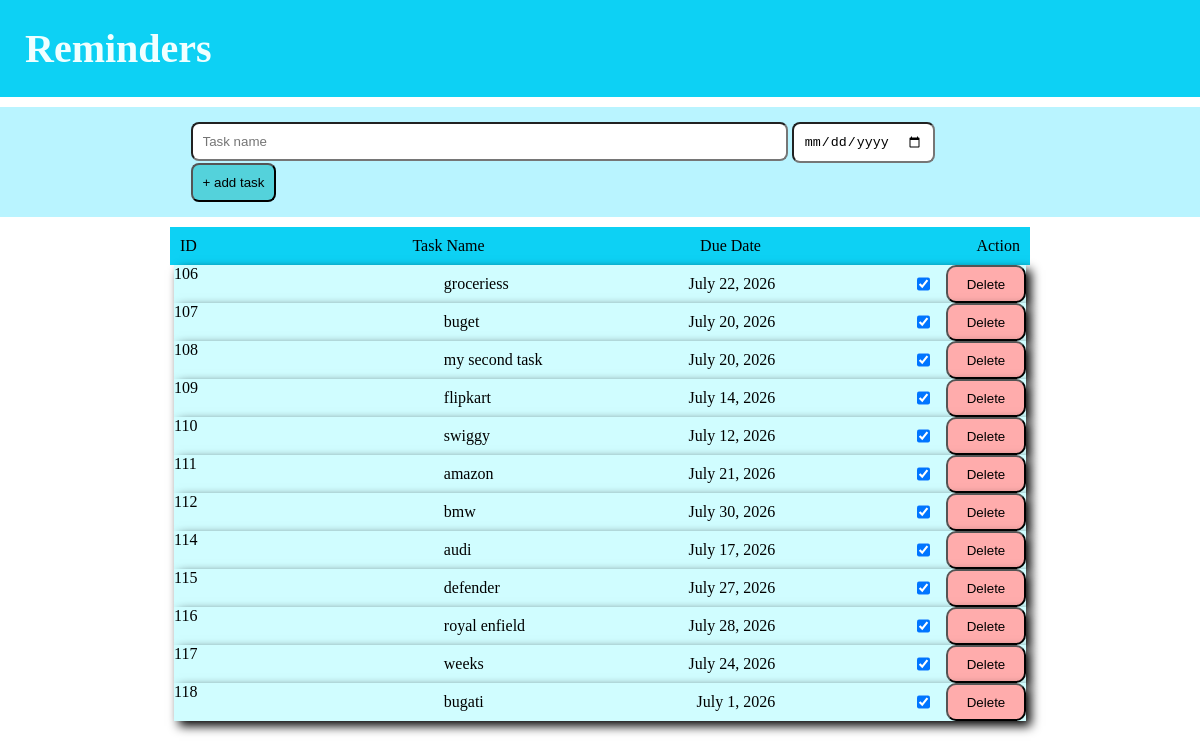
/i, run on the app's committed database.
### swiggy/models.py (models this page shows)
class task(models.Model):
    task_name= models.CharField(max_length=100)
    is_completed= models.BooleanField(default=False)
    due_date= models.DateField()
    created_date= models.DateField(auto_now=True)

### swiggy/views.py (the view, shortened to what this page needs)
# urls.py: path('i',third, name='task'),
def third(request):
    all_tasks = task.objects.all()
    if request.method=='GET':
        return render(request,'page3.html', context={'tasks': all_tasks})

### template/page3.html (shortened to what this page needs)
<!DOCTYPE html>
<html lang="en">
<head>
    {% load static %}
    <link rel="stylesheet" href="{% static 'task.css' %}">
</head>
<body>
    <div class="navbar">
        <div class="links">
            <b>Reminders</b>
        </div>
    </div>
    <div class="tasks_page">
        <div class="task">
            <div class="page" action="" method="post">
                <input id="loki" type="text" placeholder="Task name" name="task_name" required>
                <input id="date" type="date" name="due_date" required>
                <button id="button" type="submit">+ add task</button>
            </div>
        </div>
    </div>
    <div class="king">
        <div class="action">
            <label>ID</label>
            <label>Task Name</label>
            <label>Due Date</label>
            <label>Action</label>
        </div>
    </div>
    {% for task in tasks %}
    <div class="head">
        <div class="names">
            <div id="task" class="id">
                {{task.id}}
            </div>
            <div id="range" class="unique">
                {{task.task_name}}
                <div id="between" class="design">
                    {{task.due_date}}
                </div>
            </div>
            <div class="buttons">
                {% if task.is_completed %}
                <input type="checkbox"  onchange="mark_complete('{{task.id}}')">
                {% else %}
                <input type="checkbox"  onchange="mark_complete('{{task.id}}')" checked>
                {% endif %}
                <button type="submit" id="delete" onclick="is_delete('{{task.id}}')">Delete</button>
            </div>
        </div>
    </div>
     {% endfor %}
</body>
</html>

### static/task.css (style rules this page uses)
body { padding: 0px; margin: 0px; }
.navbar { padding: 25px; display:flex; justify-content:space-between; background-color: #0dd1f4; margin-bottom: 10px; font-size: 40px; }
.links { color: azure; display: flex; gap: 50px; }
.tasks_page { justify-content: center; display: flex; background-color: #b9f4ff; }
.task { margin:15px ; width: 100%; display: flex; justify-content: center; }
#loki { width: 70%; padding: 10px; box-shadow: black; border-radius: 8px; }
#date { padding: 10px; border-radius: 8px; box-shadow: black; }
#button { padding: 10px; border-radius: 8px; box-shadow: black; }
#button { background-color: rgb(84, 210, 219); }
.page { width: 70%; }
.unique { display: flex; width: 70%; padding: 10px; }
.names { display: flex; justify-content: space-between; background-color: #d0fdff; width: 71%; box-shadow: 5px 5px 10px; }
.action { display: flex; background-color: #0dd1f4; justify-content: space-between; width: 70%; padding: 10px; margin-top: 10px; }
.buttons { display: flex; padding-left: 15%; gap: 13px; }
#task { display: flex; justify-content: flex-start; width: 30% ; }
#delete { background-color:rgb(255, 172, 172); width: 80px; border-radius:10px; }
.king { display: flex; justify-content: center; }
.head { display: flex; justify-content: center; text-align: center; }
#range { display: flex; justify-content: space-between; padding-left: 15%; }

### data on the page
task: id "106", task_name "groceriess", due_date "July 22, 2026"
task: id "107", task_name "buget", due_date "July 20, 2026"
task: id "108", task_name "my second task", due_date "July 20, 2026"
task: id "109", task_name "flipkart", due_date "July 14, 2026"
task: id "110", task_name "swiggy", due_date "July 12, 2026"
task: id "111", task_name "amazon", due_date "July 21, 2026"
task: id "112", task_name "bmw", due_date "July 30, 2026"
task: id "114", task_name "audi", due_date "July 17, 2026"
task: id "115", task_name "defender", due_date "July 27, 2026"
task: id "116", task_name "royal enfield", due_date "July 28, 2026"
task: id "117", task_name "weeks", due_date "July 24, 2026"
task: id "118", task_name "bugati", due_date "July 1, 2026"
